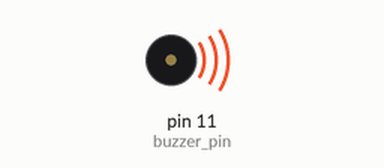
The sketch below on a simulated Arduino Uno, built with avr-gcc and run on an emulated ATmega328P. Shown: buzzer (waves = sounding).

Above: at 0.1 s.
Timing chart, 0 to 40.0 s (numbered marks = the images above):
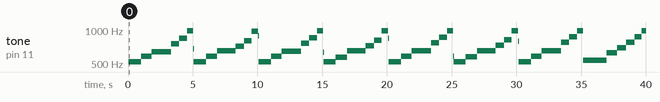

The sketch:

200903_thbuzzer.ino
```cpp
// Kết nối Arduino với thBuzzer:
//    Arduino pin       thBuzzer pin
//       12        ---    A2  (nối với chân A1 sẽ kêu to hơn)
//       GND       ---    B

int buzzer_pin = 11;


// Hàm setup() chạy một lần:
void setup()
{
  Serial.begin(9600);
  pinMode(buzzer_pin, OUTPUT);
}

//delayMicroseconds(T_HIGH);

//int period = 1000;
//unsigned long time_now = 0;
//
//void Tone_Delay(int buzzer_pin, int val, int period, unsigned long time_now)
//{
//  float value = (float) (1.0 / val) * 0.5;
//  int value_tone = (int) (value* pow(10, 6));
//  int dem = 1000;
//  while(1)
//   {
//      time_now = millis();
//      Serial.println("Hello");
//      while(millis() < time_now + period)
//      {
//        digitalWrite(buzzer_pin, HIGH);
//        delayMicroseconds(value_tone);
//        digitalWrite(buzzer_pin, LOW);
//        delayMicroseconds(value_tone);
//      }
//   }
//}

void Tone(int buzzer_pin, int val,int Delay)
{
   float value = (float) (1.0 / val) * 0.5;
   int value_tone = (int) (value* pow(10, 6));
   //int dem = 1000;
   //Serial.println(value_tone);
   while(Delay--)
   {
     digitalWrite(buzzer_pin, HIGH);
     delayMicroseconds(value_tone);
     digitalWrite(buzzer_pin, LOW);
     delayMicroseconds(value_tone);
   }
}

void No_tone(int buzzer_pin)
{
  digitalWrite(buzzer_pin, LOW);
}

void loop()
{
  Serial.println("");
  Tone(buzzer_pin, 524, 500);
  Tone(buzzer_pin, 588, 500);
  Tone(buzzer_pin, 660, 500);
  Tone(buzzer_pin, 698, 500);
  Tone(buzzer_pin, 784, 500);
  Tone(buzzer_pin, 880, 500);
  Tone(buzzer_pin, 987, 500);
//  tone(buzzer_pin, 524);
//  delay(500);
//  tone(buzzer_pin, 588);
//  delay(500);
//  tone(buzzer_pin, 660);
//  delay(500);
//  tone(buzzer_pin, 698);
//  delay(500);
//  tone(buzzer_pin, 784);
//  delay(500);
//  tone(buzzer_pin, 880);
//  delay(500);
//  tone(buzzer_pin, 987);
//  delay(500);
}
```

Measured:
- by itself, tone on pin 11 (buzzer_pin): plays 522 Hz for 0.96 s, 585 Hz for 0.84 s, 641 Hz for 1.5 s, 757 Hz for 0.64 s, 846 Hz for 0.60 s, 980 Hz for 0.48 s … (54 notes in this stretch)
